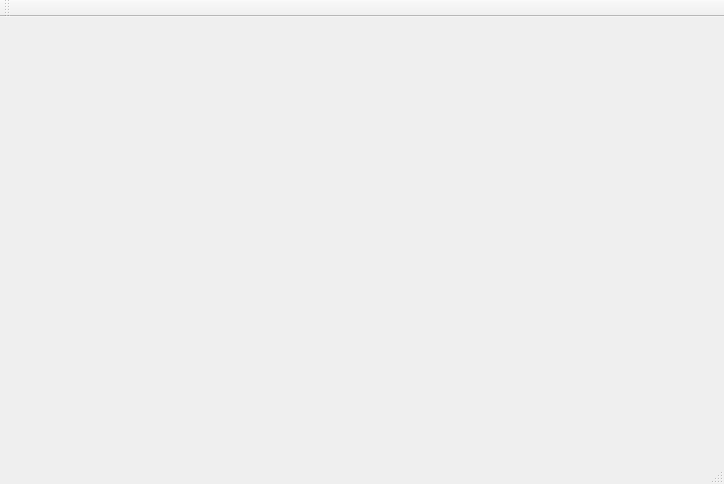
<?xml version="1.0" encoding="UTF-8"?>
<ui version="4.0">
 <class>MainWindow</class>
 <widget class="QMainWindow" name="MainWindow">
  <property name="geometry">
   <rect>
    <x>0</x>
    <y>0</y>
    <width>724</width>
    <height>484</height>
   </rect>
  </property>
  <property name="windowTitle">
   <string>MainWindow</string>
  </property>
  <widget class="QWidget" name="centralWidget">
   <layout class="QVBoxLayout" name="verticalLayout">
    <item>
     <widget class="QCustomPlot" name="customPlot" native="true"/>
    </item>
   </layout>
  </widget>
  <widget class="QMenuBar" name="menuBar">
   <property name="geometry">
    <rect>
     <x>0</x>
     <y>0</y>
     <width>724</width>
     <height>22</height>
    </rect>
   </property>
  </widget>
  <widget class="QToolBar" name="mainToolBar">
   <attribute name="toolBarArea">
    <enum>TopToolBarArea</enum>
   </attribute>
   <attribute name="toolBarBreak">
    <bool>false</bool>
   </attribute>
  </widget>
  <widget class="QStatusBar" name="statusBar"/>
 </widget>
 <layoutdefault spacing="6" margin="11"/>
 <customwidgets>
  <customwidget>
   <class>QCustomPlot</class>
   <extends>QWidget</extends>
   <header location="global">qcustomplot.h</header>
   <container>1</container>
  </customwidget>
 </customwidgets>
 <resources/>
 <connections/>
</ui>
